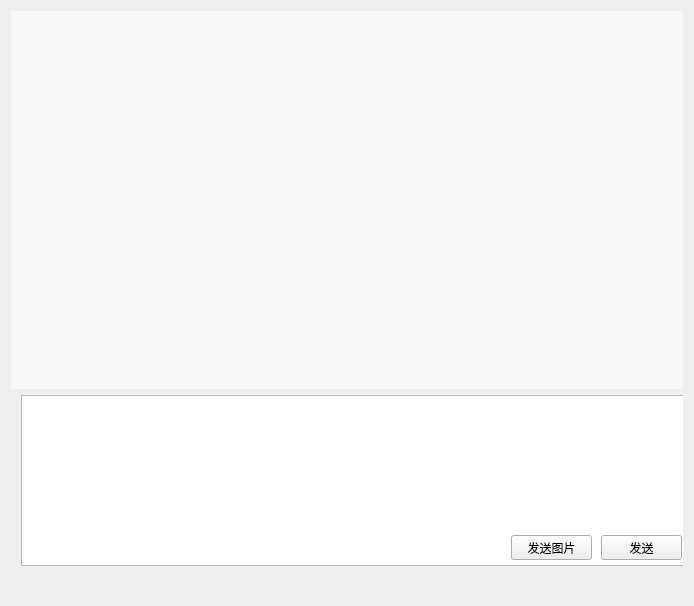
<?xml version="1.0" encoding="UTF-8"?>
<ui version="4.0">
 <class>chat_box</class>
 <widget class="QWidget" name="chat_box">
  <property name="geometry">
   <rect>
    <x>0</x>
    <y>0</y>
    <width>694</width>
    <height>606</height>
   </rect>
  </property>
  <property name="windowTitle">
   <string>Form</string>
  </property>
  <layout class="QGridLayout" name="gridLayout">
   <item row="0" column="0">
    <widget class="QListWidget" name="listWidget">
     <property name="sizePolicy">
      <sizepolicy hsizetype="Expanding" vsizetype="Preferred">
       <horstretch>0</horstretch>
       <verstretch>0</verstretch>
      </sizepolicy>
     </property>
     <property name="styleSheet">
      <string notr="true">QListWidget{background-color: rgb(247, 247, 247); color:rgb(51,51,51); border: 1px solid  rgb(247, 247, 247);outline:0px;}
QListWidget::Item{background-color: rgb(247, 247, 247);}
QListWidget::Item:hover{background-color: rgb(247, 247, 247); }
QListWidget::item:selected{
	background-color: rgb(247, 247, 247);
	color:black; 
    border: 1px solid  rgb(247, 247, 247);
}
QListWidget::item:selected:!active{border: 1px solid  rgb(247, 247, 247); background-color: rgb(247, 247, 247); color:rgb(51,51,51); } </string>
     </property>
     <property name="verticalScrollBarPolicy">
      <enum>Qt::ScrollBarAsNeeded</enum>
     </property>
     <property name="horizontalScrollBarPolicy">
      <enum>Qt::ScrollBarAlwaysOff</enum>
     </property>
    </widget>
   </item>
   <item row="1" column="0">
    <widget class="QWidget" name="widget" native="true">
     <property name="minimumSize">
      <size>
       <width>0</width>
       <height>200</height>
      </size>
     </property>
     <property name="maximumSize">
      <size>
       <width>16777215</width>
       <height>200</height>
      </size>
     </property>
     <widget class="QTextEdit" name="textEdit">
      <property name="geometry">
       <rect>
        <x>10</x>
        <y>0</y>
        <width>681</width>
        <height>171</height>
       </rect>
      </property>
      <property name="sizePolicy">
       <sizepolicy hsizetype="Expanding" vsizetype="Preferred">
        <horstretch>0</horstretch>
        <verstretch>0</verstretch>
       </sizepolicy>
      </property>
     </widget>
     <widget class="QPushButton" name="pushButton">
      <property name="geometry">
       <rect>
        <x>590</x>
        <y>140</y>
        <width>81</width>
        <height>25</height>
       </rect>
      </property>
      <property name="text">
       <string>发送</string>
      </property>
     </widget>
     <widget class="QPushButton" name="pushButton_2">
      <property name="geometry">
       <rect>
        <x>500</x>
        <y>140</y>
        <width>81</width>
        <height>25</height>
       </rect>
      </property>
      <property name="text">
       <string>发送图片</string>
      </property>
     </widget>
    </widget>
   </item>
  </layout>
 </widget>
 <resources/>
 <connections/>
</ui>
